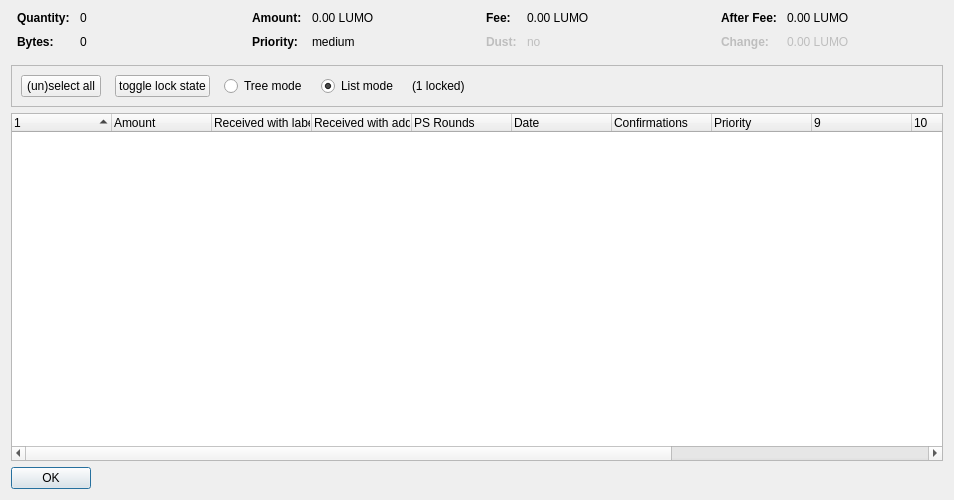
<?xml version="1.0" encoding="UTF-8"?>
<ui version="4.0">
 <class>CoinControlDialog</class>
 <widget class="QDialog" name="CoinControlDialog">
  <property name="geometry">
   <rect>
    <x>0</x>
    <y>0</y>
    <width>954</width>
    <height>500</height>
   </rect>
  </property>
  <property name="windowTitle">
   <string>Coin Selection</string>
  </property>
  <layout class="QVBoxLayout" name="verticalLayout">
   <item>
    <layout class="QHBoxLayout" name="horizontalLayoutTop" stretch="0,0,0,0">
     <property name="topMargin">
      <number>0</number>
     </property>
     <property name="bottomMargin">
      <number>10</number>
     </property>
     <item>
      <layout class="QFormLayout" name="formLayoutCoinControl1">
       <property name="horizontalSpacing">
        <number>10</number>
       </property>
       <property name="verticalSpacing">
        <number>10</number>
       </property>
       <property name="leftMargin">
        <number>6</number>
       </property>
       <property name="rightMargin">
        <number>6</number>
       </property>
       <item row="0" column="0">
        <widget class="QLabel" name="labelCoinControlQuantityText">
         <property name="font">
          <font>
           <weight>75</weight>
           <bold>true</bold>
          </font>
         </property>
         <property name="text">
          <string>Quantity:</string>
         </property>
        </widget>
       </item>
       <item row="0" column="1">
        <widget class="QLabel" name="labelCoinControlQuantity">
         <property name="cursor">
          <cursorShape>IBeamCursor</cursorShape>
         </property>
         <property name="contextMenuPolicy">
          <enum>Qt::ActionsContextMenu</enum>
         </property>
         <property name="text">
          <string notr="true">0</string>
         </property>
         <property name="textInteractionFlags">
          <set>Qt::LinksAccessibleByMouse|Qt::TextSelectableByKeyboard|Qt::TextSelectableByMouse</set>
         </property>
        </widget>
       </item>
       <item row="1" column="0">
        <widget class="QLabel" name="labelCoinControlBytesText">
         <property name="font">
          <font>
           <weight>75</weight>
           <bold>true</bold>
          </font>
         </property>
         <property name="text">
          <string>Bytes:</string>
         </property>
        </widget>
       </item>
       <item row="1" column="1">
        <widget class="QLabel" name="labelCoinControlBytes">
         <property name="cursor">
          <cursorShape>IBeamCursor</cursorShape>
         </property>
         <property name="contextMenuPolicy">
          <enum>Qt::ActionsContextMenu</enum>
         </property>
         <property name="text">
          <string notr="true">0</string>
         </property>
         <property name="textInteractionFlags">
          <set>Qt::LinksAccessibleByMouse|Qt::TextSelectableByKeyboard|Qt::TextSelectableByMouse</set>
         </property>
        </widget>
       </item>
      </layout>
     </item>
     <item>
      <layout class="QFormLayout" name="formLayoutCoinControl2">
       <property name="horizontalSpacing">
        <number>10</number>
       </property>
       <property name="verticalSpacing">
        <number>10</number>
       </property>
       <property name="leftMargin">
        <number>6</number>
       </property>
       <property name="rightMargin">
        <number>6</number>
       </property>
       <item row="0" column="0">
        <widget class="QLabel" name="labelCoinControlAmountText">
         <property name="font">
          <font>
           <weight>75</weight>
           <bold>true</bold>
          </font>
         </property>
         <property name="text">
          <string>Amount:</string>
         </property>
        </widget>
       </item>
       <item row="0" column="1">
        <widget class="QLabel" name="labelCoinControlAmount">
         <property name="cursor">
          <cursorShape>IBeamCursor</cursorShape>
         </property>
         <property name="contextMenuPolicy">
          <enum>Qt::ActionsContextMenu</enum>
         </property>
         <property name="text">
          <string notr="true">0.00 LUMO</string>
         </property>
         <property name="textInteractionFlags">
          <set>Qt::LinksAccessibleByMouse|Qt::TextSelectableByKeyboard|Qt::TextSelectableByMouse</set>
         </property>
        </widget>
       </item>
       <item row="1" column="0">
        <widget class="QLabel" name="labelCoinControlPriorityText">
         <property name="font">
          <font>
           <weight>75</weight>
           <bold>true</bold>
          </font>
         </property>
         <property name="text">
          <string>Priority:</string>
         </property>
        </widget>
       </item>
       <item row="1" column="1">
        <widget class="QLabel" name="labelCoinControlPriority">
         <property name="cursor">
          <cursorShape>IBeamCursor</cursorShape>
         </property>
         <property name="contextMenuPolicy">
          <enum>Qt::ActionsContextMenu</enum>
         </property>
         <property name="text">
          <string>medium</string>
         </property>
         <property name="textInteractionFlags">
          <set>Qt::LinksAccessibleByMouse|Qt::TextSelectableByKeyboard|Qt::TextSelectableByMouse</set>
         </property>
        </widget>
       </item>
      </layout>
     </item>
     <item>
      <layout class="QFormLayout" name="formLayoutCoinControl3">
       <property name="horizontalSpacing">
        <number>10</number>
       </property>
       <property name="verticalSpacing">
        <number>10</number>
       </property>
       <property name="leftMargin">
        <number>6</number>
       </property>
       <property name="rightMargin">
        <number>6</number>
       </property>
       <item row="0" column="0">
        <widget class="QLabel" name="labelCoinControlFeeText">
         <property name="font">
          <font>
           <weight>75</weight>
           <bold>true</bold>
          </font>
         </property>
         <property name="text">
          <string>Fee:</string>
         </property>
        </widget>
       </item>
       <item row="0" column="1">
        <widget class="QLabel" name="labelCoinControlFee">
         <property name="cursor">
          <cursorShape>IBeamCursor</cursorShape>
         </property>
         <property name="contextMenuPolicy">
          <enum>Qt::ActionsContextMenu</enum>
         </property>
         <property name="text">
          <string notr="true">0.00 LUMO</string>
         </property>
         <property name="textInteractionFlags">
          <set>Qt::LinksAccessibleByMouse|Qt::TextSelectableByKeyboard|Qt::TextSelectableByMouse</set>
         </property>
        </widget>
       </item>
       <item row="1" column="0">
        <widget class="QLabel" name="labelCoinControlLowOutputText">
         <property name="enabled">
          <bool>false</bool>
         </property>
         <property name="font">
          <font>
           <weight>75</weight>
           <bold>true</bold>
          </font>
         </property>
         <property name="text">
          <string>Dust:</string>
         </property>
        </widget>
       </item>
       <item row="1" column="1">
        <widget class="QLabel" name="labelCoinControlLowOutput">
         <property name="enabled">
          <bool>false</bool>
         </property>
         <property name="cursor">
          <cursorShape>IBeamCursor</cursorShape>
         </property>
         <property name="contextMenuPolicy">
          <enum>Qt::ActionsContextMenu</enum>
         </property>
         <property name="text">
          <string>no</string>
         </property>
         <property name="textInteractionFlags">
          <set>Qt::LinksAccessibleByMouse|Qt::TextSelectableByKeyboard|Qt::TextSelectableByMouse</set>
         </property>
        </widget>
       </item>
      </layout>
     </item>
     <item>
      <layout class="QFormLayout" name="formLayoutCoinControl4">
       <property name="horizontalSpacing">
        <number>10</number>
       </property>
       <property name="verticalSpacing">
        <number>10</number>
       </property>
       <property name="leftMargin">
        <number>6</number>
       </property>
       <property name="rightMargin">
        <number>6</number>
       </property>
       <item row="0" column="0">
        <widget class="QLabel" name="labelCoinControlAfterFeeText">
         <property name="font">
          <font>
           <weight>75</weight>
           <bold>true</bold>
          </font>
         </property>
         <property name="text">
          <string>After Fee:</string>
         </property>
        </widget>
       </item>
       <item row="0" column="1">
        <widget class="QLabel" name="labelCoinControlAfterFee">
         <property name="cursor">
          <cursorShape>IBeamCursor</cursorShape>
         </property>
         <property name="contextMenuPolicy">
          <enum>Qt::ActionsContextMenu</enum>
         </property>
         <property name="text">
          <string notr="true">0.00 LUMO</string>
         </property>
         <property name="textInteractionFlags">
          <set>Qt::LinksAccessibleByMouse|Qt::TextSelectableByKeyboard|Qt::TextSelectableByMouse</set>
         </property>
        </widget>
       </item>
       <item row="1" column="0">
        <widget class="QLabel" name="labelCoinControlChangeText">
         <property name="enabled">
          <bool>false</bool>
         </property>
         <property name="font">
          <font>
           <weight>75</weight>
           <bold>true</bold>
          </font>
         </property>
         <property name="text">
          <string>Change:</string>
         </property>
        </widget>
       </item>
       <item row="1" column="1">
        <widget class="QLabel" name="labelCoinControlChange">
         <property name="enabled">
          <bool>false</bool>
         </property>
         <property name="cursor">
          <cursorShape>IBeamCursor</cursorShape>
         </property>
         <property name="contextMenuPolicy">
          <enum>Qt::ActionsContextMenu</enum>
         </property>
         <property name="text">
          <string notr="true">0.00 LUMO</string>
         </property>
         <property name="textInteractionFlags">
          <set>Qt::LinksAccessibleByMouse|Qt::TextSelectableByKeyboard|Qt::TextSelectableByMouse</set>
         </property>
        </widget>
       </item>
      </layout>
     </item>
    </layout>
   </item>
   <item>
    <widget class="QFrame" name="frame">
     <property name="minimumSize">
      <size>
       <width>0</width>
       <height>40</height>
      </size>
     </property>
     <property name="frameShape">
      <enum>QFrame::StyledPanel</enum>
     </property>
     <property name="frameShadow">
      <enum>QFrame::Sunken</enum>
     </property>
     <layout class="QHBoxLayout" name="horizontalLayout">
      <item>
       <layout class="QHBoxLayout" name="horizontalLayoutPanel" stretch="0,0,0,0,0,0">
        <property name="spacing">
         <number>14</number>
        </property>
        <item>
         <widget class="QPushButton" name="pushButtonSelectAll">
          <property name="sizePolicy">
           <sizepolicy hsizetype="Maximum" vsizetype="Fixed">
            <horstretch>0</horstretch>
            <verstretch>0</verstretch>
           </sizepolicy>
          </property>
          <property name="text">
           <string>(un)select all</string>
          </property>
          <property name="autoDefault">
           <bool>false</bool>
          </property>
         </widget>
        </item>
        <item>
         <widget class="QPushButton" name="pushButtonToggleLock">
          <property name="sizePolicy">
           <sizepolicy hsizetype="Maximum" vsizetype="Fixed">
            <horstretch>0</horstretch>
            <verstretch>0</verstretch>
           </sizepolicy>
          </property>
          <property name="text">
           <string>toggle lock state</string>
          </property>
          <property name="autoDefault">
           <bool>false</bool>
          </property>
         </widget>
        </item>
        <item>
         <widget class="QRadioButton" name="radioTreeMode">
          <property name="sizePolicy">
           <sizepolicy hsizetype="Maximum" vsizetype="Fixed">
            <horstretch>0</horstretch>
            <verstretch>0</verstretch>
           </sizepolicy>
          </property>
          <property name="text">
           <string>Tree mode</string>
          </property>
         </widget>
        </item>
        <item>
         <widget class="QRadioButton" name="radioListMode">
          <property name="sizePolicy">
           <sizepolicy hsizetype="Maximum" vsizetype="Fixed">
            <horstretch>0</horstretch>
            <verstretch>0</verstretch>
           </sizepolicy>
          </property>
          <property name="text">
           <string>List mode</string>
          </property>
          <property name="checked">
           <bool>true</bool>
          </property>
         </widget>
        </item>
        <item>
         <widget class="QLabel" name="labelLocked">
          <property name="text">
           <string>(1 locked)</string>
          </property>
         </widget>
        </item>
        <item>
         <spacer name="horizontalSpacer">
          <property name="orientation">
           <enum>Qt::Horizontal</enum>
          </property>
          <property name="sizeHint" stdset="0">
           <size>
            <width>40</width>
            <height>20</height>
           </size>
          </property>
         </spacer>
        </item>
       </layout>
      </item>
     </layout>
    </widget>
   </item>
   <item>
    <widget class="CoinControlTreeWidget" name="treeWidget">
     <property name="contextMenuPolicy">
      <enum>Qt::CustomContextMenu</enum>
     </property>
     <property name="sortingEnabled">
      <bool>false</bool>
     </property>
     <property name="columnCount">
      <number>13</number>
     </property>
     <attribute name="headerShowSortIndicator" stdset="0">
      <bool>true</bool>
     </attribute>
     <attribute name="headerStretchLastSection">
      <bool>false</bool>
     </attribute>
     <column>
      <property name="text">
       <string/>
      </property>
     </column>
     <column>
      <property name="text">
       <string>Amount</string>
      </property>
     </column>
     <column>
      <property name="text">
       <string>Received with label</string>
      </property>
     </column>
     <column>
      <property name="text">
       <string>Received with address</string>
      </property>
     </column>
     <column>
      <property name="text">
       <string>PS Rounds</string>
      </property>
     </column>
     <column>
      <property name="text">
       <string>Date</string>
      </property>
     </column>
     <column>
      <property name="text">
       <string>Confirmations</string>
      </property>
      <property name="toolTip">
       <string>Confirmed</string>
      </property>
     </column>
     <column>
      <property name="text">
       <string>Priority</string>
      </property>
     </column>
     <column>
      <property name="text">
       <string/>
      </property>
     </column>
     <column>
      <property name="text">
       <string/>
      </property>
     </column>
     <column>
      <property name="text">
       <string/>
      </property>
     </column>
     <column>
      <property name="text">
       <string/>
      </property>
     </column>
     <column>
      <property name="text">
       <string/>
      </property>
     </column>
    </widget>
   </item>
   <item>
    <widget class="QDialogButtonBox" name="buttonBox">
     <property name="sizePolicy">
      <sizepolicy hsizetype="Maximum" vsizetype="Fixed">
       <horstretch>0</horstretch>
       <verstretch>0</verstretch>
      </sizepolicy>
     </property>
     <property name="orientation">
      <enum>Qt::Horizontal</enum>
     </property>
     <property name="standardButtons">
      <set>QDialogButtonBox::Ok</set>
     </property>
    </widget>
   </item>
  </layout>
 </widget>
 <customwidgets>
  <customwidget>
   <class>CoinControlTreeWidget</class>
   <extends>QTreeWidget</extends>
   <header>coincontroltreewidget.h</header>
  </customwidget>
 </customwidgets>
 <resources/>
 <connections/>
</ui>
